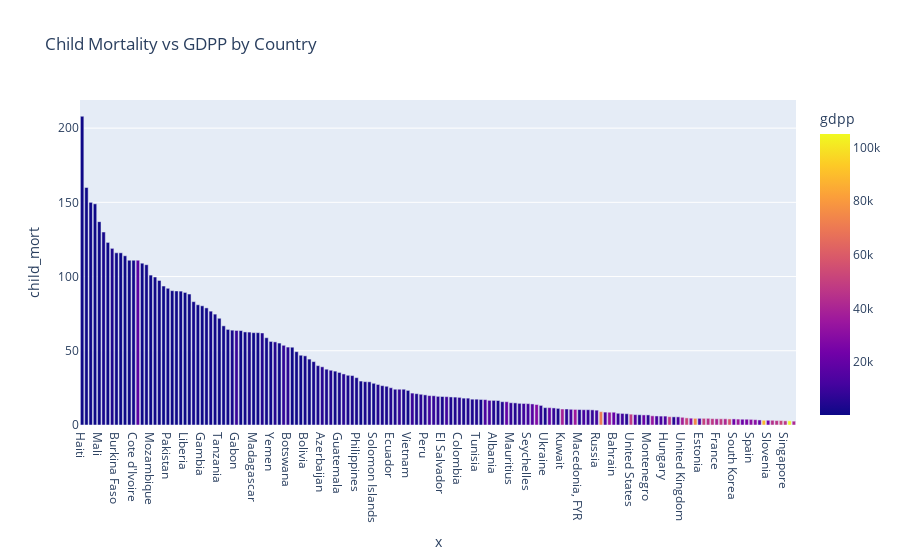

Notebook source saved alongside this figure:
### Markdown cell above
From the two graphs, we can see a link between the GDP per capita and the child mortality rate, with some countries almost attaining 160 deaths for 1000 children under 5, while the richest countries don't go over 5, except for Qatar. \
We can look for a higher number of the richest countries to make sure.

### Code cell
richest_15 = df.sort_values('gdpp', ascending=False).head(15)
fig = plt.figure(figsize=(15,8))
px.bar(df.sort_values('child_mort', ascending=False), x=df.sort_values('child_mort', ascending=False).index, 
       y='child_mort', color = 'gdpp', title='Child Mortality vs GDPP by Country')

### Figure 1 — Plotly figure (JSON) as saved in the notebook; plotly's stock layout.template omitted (floating-point values rounded to 4 significant figures; data arrays with more than 128 entries replaced by an {"elided": "..."} marker saying what was removed)
{"data": [{"alignmentgroup": "True", "hovertemplate": "x=%{x}<br>child_mort=%{y}<br>gdpp=%{marker.color}<extra></extra>", "legendgroup": "", "marker": {"color": {"elided": "167 int values"}, "coloraxis": "coloraxis", "pattern": {"shape": ""}}, "name": "", "offsetgroup": "", "orientation": "v", "showlegend": false, "textposition": "auto", "type": "bar", "x": {"elided": "167 str values"}, "xaxis": "x", "y": {"elided": "167 float values"}, "yaxis": "y"}], "layout": {"barmode": "relative", "coloraxis": {"colorbar": {"title": {"text": "gdpp"}}, "colorscale": [[0, "#0d0887"], [0.1111, "#46039f"], [0.2222, "#7201a8"], [0.3333, "#9c179e"], [0.4444, "#bd3786"], [0.5556, "#d8576b"], [0.6667, "#ed7953"], [0.7778, "#fb9f3a"], [0.8889, "#fdca26"], [1, "#f0f921"]]}, "legend": {"tracegroupgap": 0}, "title": {"text": "Child Mortality vs GDPP by Country"}, "xaxis": {"anchor": "y", "domain": [0, 1], "title": {"text": "x"}}, "yaxis": {"anchor": "x", "domain": [0, 1], "title": {"text": "child_mort"}}}}
